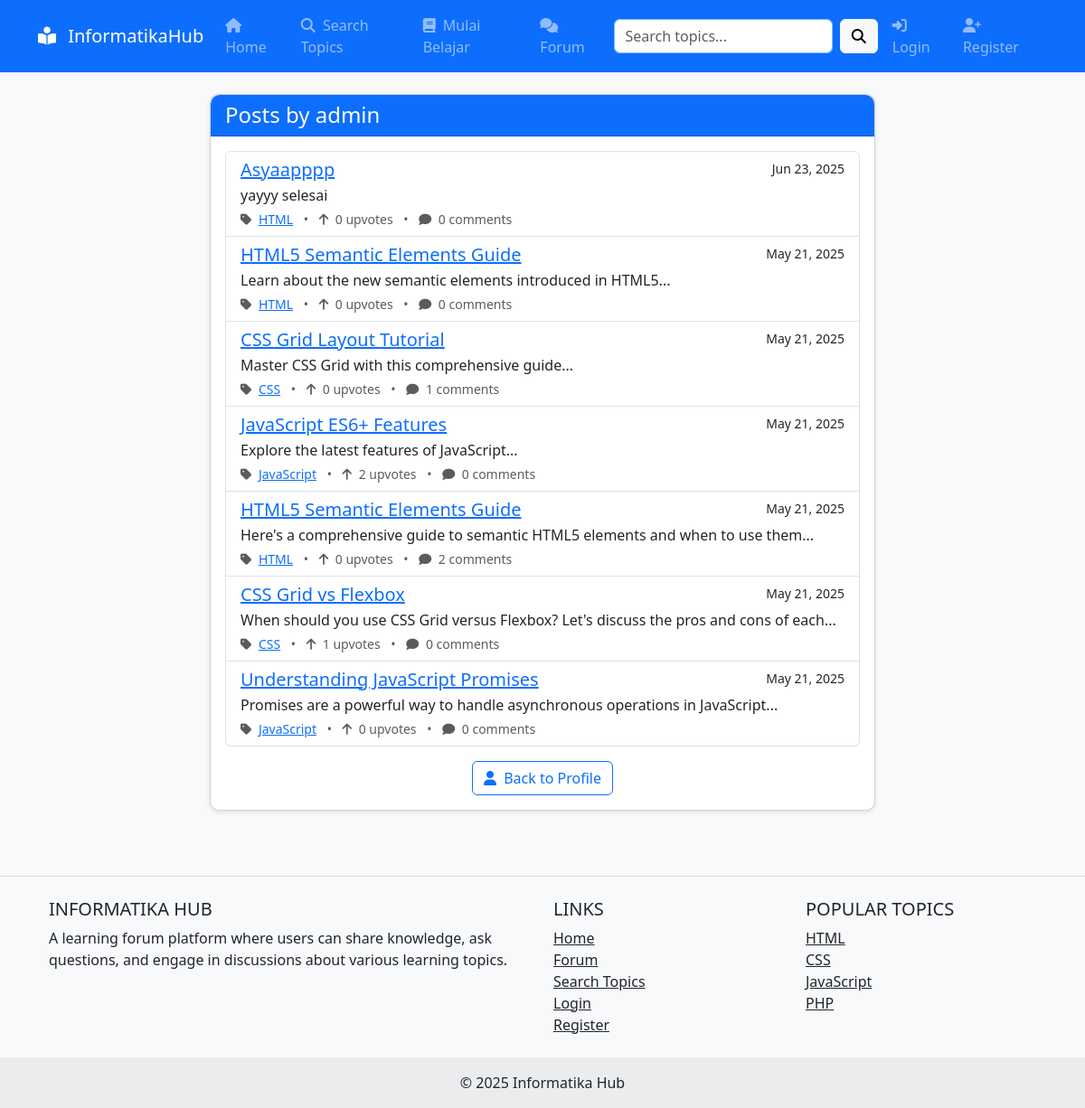
The app's page /pages/user_posts.php?id=1 with its own data.
### tables this page shows
CREATE TABLE `users` (
  `user_id` int(11) NOT NULL,
  `username` varchar(50) NOT NULL,
  `email` varchar(100) NOT NULL,
  `password` varchar(255) NOT NULL,
  `profile_image` varchar(255) DEFAULT 'default.jpg',
  `bio` text DEFAULT NULL,
  `role` varchar(10) DEFAULT 'member',
  `created_at` timestamp NOT NULL DEFAULT current_timestamp(),
  `updated_at` timestamp NOT NULL DEFAULT current_timestamp() ON UPDATE current_timestamp()
);

CREATE TABLE `posts` (
  `post_id` int(11) NOT NULL,
  `user_id` int(11) DEFAULT NULL,
  `topic_id` int(11) DEFAULT NULL,
  `title` varchar(255) NOT NULL,
  `content` text DEFAULT NULL,
  `media_url` varchar(255) DEFAULT NULL,
  `media_type` enum('image','video','none') DEFAULT 'none',
  `is_featured` tinyint(1) DEFAULT 0,
  `is_tutorial` tinyint(1) DEFAULT 0,
  `is_pinned` tinyint(1) DEFAULT 0,
  `upvotes` int(11) DEFAULT 0,
  `downvotes` int(11) DEFAULT 0,
  `created_at` timestamp NOT NULL DEFAULT current_timestamp(),
  `updated_at` timestamp NOT NULL DEFAULT current_timestamp() ON UPDATE current_timestamp()
);

CREATE TABLE `topic_spaces` (
  `topic_id` int(11) NOT NULL,
  `topic_name` varchar(100) NOT NULL,
  `description` text DEFAULT NULL,
  `created_by` int(11) DEFAULT NULL,
  `created_at` timestamp NOT NULL DEFAULT current_timestamp(),
  `updated_at` timestamp NOT NULL DEFAULT current_timestamp() ON UPDATE current_timestamp()
);

### config/database.php (called while the page is built, shortened)
<?php
function getDbConnection() {
    $conn = new mysqli(DB_HOST, DB_USER, DB_PASS, DB_NAME);
    return $conn;
}
function executePreparedStatement($sql, $types, $params) {
    $conn = getDbConnection();
    $stmt = $conn->prepare($sql);
    if (!empty($params)) {
        $stmt->bind_param($types, ...$params);
    }
    $success = $stmt->execute();
    $result = $stmt->get_result();
    return $success ? $result : false;
}

### includes/user.php (called while the page is built, shortened)
<?php
function getUserById($userId) {
    $sql = "SELECT user_id, username, email, profile_image, bio, role, created_at
            FROM users WHERE user_id = ?";
    $result = executePreparedStatement($sql, "i", [$userId]);
    if ($result->num_rows === 1) {
        return $result->fetch_assoc();
    } else {
        return null;
    }
}

### pages/user_posts.php (the view, shortened to what this page needs)
<?php
require_once '../includes/user.php';
$userId = (int)$_GET['id'];
$user = getUserById($userId);
$page = isset($_GET['page']) && is_numeric($_GET['page']) ? (int)$_GET['page'] : 1;
$perPage = 10;
$offset = ($page - 1) * $perPage;
$userPosts = [];
$sql = "SELECT p.*, t.topic_name,
        (SELECT COUNT(*) FROM comments WHERE post_id = p.post_id) as comments_count
        FROM posts p
        JOIN topic_spaces t ON p.topic_id = t.topic_id
        WHERE p.user_id = ?
        ORDER BY p.created_at DESC
        LIMIT ? OFFSET ?";
$result = executePreparedStatement($sql, "iii", [$userId, $perPage, $offset]);
while ($row = $result->fetch_assoc()) {
    $userPosts[] = $row;
}
include '../includes/header.php';
?>
<div class="row">
    <div class="col-lg-8 mx-auto">
        <div class="card mb-4">
            <div class="card-header bg-primary text-white">
                <h4 class="mb-0">Posts by <?php echo $user['username']; ?></h4>
            </div>
            <div class="card-body">
                <?php if (empty($userPosts)): ?>
                    <div class="alert alert-info">
                        <p class="mb-0">No posts found.</p>
                    </div>
                <?php else: ?>
                    <div class="list-group">
                        <?php foreach ($userPosts as $post): ?>
                            <div class="list-group-item">
                                <div class="d-flex w-100 justify-content-between">
                                    <h5 class="mb-1">
                                        <a href="<?php echo SITE_URL; ?>/pages/post.php?id=<?php echo $post['post_id']; ?>"><?php echo $post['title']; ?></a>
                                    </h5>
                                    <small><?php echo date('M d, Y', strtotime($post['created_at'])); ?></small>
                                </div>
                                <p class="mb-1">
                                    <?php
                                    echo nl2br(substr($post['content'], 0, 150));
                                    ?>
                                </p>
                                <div class="d-flex justify-content-between align-items-center">
                                    <small class="text-muted">
                                        <i class="fas fa-tag me-1"></i>
                                        <a href="<?php echo SITE_URL; ?>/pages/topic.php?id=<?php echo $post['topic_id']; ?>"><?php echo $post['topic_name']; ?></a>
                                        <span class="mx-2">•</span>
                                        <i class="fas fa-arrow-up me-1"></i> <?php echo $post['upvotes']; ?> upvotes
                                        <span class="mx-2">•</span>
                                        <i class="fas fa-comment me-1"></i> <?php echo $post['comments_count']; ?> comments
                                    </small>
                                </div>
                            </div>
                        <?php endforeach; ?>
                    </div>
                <?php endif; ?>
                <div class="text-center mt-3">
                    <a href="<?php echo SITE_URL; ?>/pages/profile.php?id=<?php echo $userId; ?>" class="btn btn-outline-primary">
                        <i class="fas fa-user me-1"></i> Back to Profile
                    </a>
                </div>
            </div>
        </div>
    </div>
</div>
<?php
include '../includes/footer.php';
?>

### assets/css/style.css (style rules this page uses)
body { background-color: #f8f9fa; min-height: 100vh; display: flex; flex-direction: column; }
.card { border-radius: 10px; box-shadow: 0 2px 5px rgba(0, 0, 0, 0.1); margin-bottom: 20px; transition: transform 0.3s ease; }
.card-header { border-top-left-radius: 10px !important; border-top-right-radius: 10px !important; }

### records on screen
users: username "admin"
posts: title "Asyaapppp", created_at "Jun 23, 2025", content "yayyy selesai", topic.topic_name "HTML", upvotes "0", comments_count "0"
posts: title "HTML5 Semantic Elements Guide", created_at "May 21, 2025", content "Learn about the new semantic elements introduced in HTML5...", topic.topic_name "HTML", upvotes "0", comments_count "0"
posts: title "CSS Grid Layout Tutorial", created_at "May 21, 2025", content "Master CSS Grid with this comprehensive guide...", topic.topic_name "CSS", upvotes "0", comments_count "1"
posts: title "JavaScript ES6+ Features", created_at "May 21, 2025", content "Explore the latest features of JavaScript...", topic.topic_name "JavaScript", upvotes "2", comments_count "0"
posts: title "HTML5 Semantic Elements Guide", created_at "May 21, 2025", content "Here's a comprehensive guide to semantic HTML5 elements and when to use them...", topic.topic_name "HTML", upvotes "0", comments_count "2"
posts: title "CSS Grid vs Flexbox", created_at "May 21, 2025", content "When should you use CSS Grid versus Flexbox? Let's discuss the pros and cons of each...", topic.topic_name "CSS", upvotes "1", comments_count "0"
posts: title "Understanding JavaScript Promises", created_at "May 21, 2025", content "Promises are a powerful way to handle asynchronous operations in JavaScript...", topic.topic_name "JavaScript", upvotes "0", comments_count "0"
